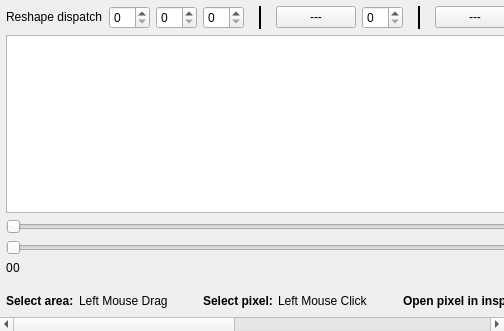
<?xml version="1.0" encoding="UTF-8"?>
<ui version="4.0">
 <class>RayHistoryViewerWidget</class>
 <widget class="QWidget" name="ray_history_viewer_widget_">
  <property name="sizePolicy">
   <sizepolicy hsizetype="Expanding" vsizetype="Expanding">
    <horstretch>0</horstretch>
    <verstretch>0</verstretch>
   </sizepolicy>
  </property>
  <layout class="QHBoxLayout" name="horizontal_layout_">
   <property name="leftMargin">
    <number>0</number>
   </property>
   <property name="topMargin">
    <number>0</number>
   </property>
   <property name="rightMargin">
    <number>0</number>
   </property>
   <property name="bottomMargin">
    <number>0</number>
   </property>
   <item>
    <widget class="QScrollArea" name="main_scroll_area_">
     <property name="frameShape">
      <enum>QFrame::NoFrame</enum>
     </property>
     <property name="widgetResizable">
      <bool>true</bool>
     </property>
     <widget class="QWidget" name="main_content_">
      <layout class="QVBoxLayout" name="rh_viewer_widget_vertical_layout_">
       <property name="leftMargin">
        <number>6</number>
       </property>
       <property name="topMargin">
        <number>6</number>
       </property>
       <property name="rightMargin">
        <number>0</number>
       </property>
       <property name="bottomMargin">
        <number>6</number>
       </property>
       <item>
        <layout class="QHBoxLayout">
         <property name="leftMargin">
          <number>0</number>
         </property>
         <property name="topMargin">
          <number>0</number>
         </property>
         <property name="rightMargin">
          <number>0</number>
         </property>
         <property name="bottomMargin">
          <number>0</number>
         </property>
         <item>
          <widget class="ScaledLabel" name="reshape_label_">
           <property name="sizePolicy">
            <sizepolicy hsizetype="Fixed" vsizetype="Fixed">
             <horstretch>0</horstretch>
             <verstretch>0</verstretch>
            </sizepolicy>
           </property>
           <property name="text">
            <string>Reshape dispatch</string>
           </property>
          </widget>
         </item>
         <item>
          <widget class="ScaledSpinBox" name="x_wrap_spin_box_">
           <property name="sizePolicy">
            <sizepolicy hsizetype="Fixed" vsizetype="Fixed">
             <horstretch>0</horstretch>
             <verstretch>0</verstretch>
            </sizepolicy>
           </property>
           <property name="font">
            <font>
             <weight>50</weight>
             <bold>false</bold>
            </font>
           </property>
          </widget>
         </item>
         <item>
          <widget class="ScaledSpinBox" name="y_wrap_spin_box_">
           <property name="sizePolicy">
            <sizepolicy hsizetype="Fixed" vsizetype="Fixed">
             <horstretch>0</horstretch>
             <verstretch>0</verstretch>
            </sizepolicy>
           </property>
           <property name="font">
            <font>
             <weight>50</weight>
             <bold>false</bold>
            </font>
           </property>
          </widget>
         </item>
         <item>
          <widget class="ScaledSpinBox" name="z_wrap_spin_box_">
           <property name="sizePolicy">
            <sizepolicy hsizetype="Fixed" vsizetype="Fixed">
             <horstretch>0</horstretch>
             <verstretch>0</verstretch>
            </sizepolicy>
           </property>
           <property name="font">
            <font>
             <weight>50</weight>
             <bold>false</bold>
            </font>
           </property>
          </widget>
         </item>
         <item>
          <widget class="QFrame" name="rh_viewer_line_separator_0_">
           <property name="geometry">
            <rect>
             <x>330</x>
             <y>110</y>
             <width>61</width>
             <height>91</height>
            </rect>
           </property>
           <property name="minimumSize">
            <size>
             <width>20</width>
             <height>0</height>
            </size>
           </property>
           <property name="frameShape">
            <enum>QFrame::VLine</enum>
           </property>
           <property name="frameShadow">
            <enum>QFrame::Plain</enum>
           </property>
           <property name="lineWidth">
            <number>2</number>
           </property>
          </widget>
         </item>
         <item>
          <widget class="ArrowIconComboBox" name="dispatch_plane_combo_box_">
           <property name="sizePolicy">
            <sizepolicy hsizetype="Minimum" vsizetype="Fixed">
             <horstretch>0</horstretch>
             <verstretch>0</verstretch>
            </sizepolicy>
           </property>
           <property name="text">
            <string>---</string>
           </property>
          </widget>
         </item>
         <item>
          <widget class="ScaledSpinBox" name="dispatch_plane_spin_box_">
           <property name="sizePolicy">
            <sizepolicy hsizetype="Fixed" vsizetype="Fixed">
             <horstretch>0</horstretch>
             <verstretch>0</verstretch>
            </sizepolicy>
           </property>
           <property name="font">
            <font>
             <weight>50</weight>
             <bold>false</bold>
            </font>
           </property>
          </widget>
         </item>
         <item>
          <widget class="QFrame" name="rh_viewer_line_separator_1_">
           <property name="geometry">
            <rect>
             <x>330</x>
             <y>110</y>
             <width>61</width>
             <height>91</height>
            </rect>
           </property>
           <property name="minimumSize">
            <size>
             <width>20</width>
             <height>0</height>
            </size>
           </property>
           <property name="frameShape">
            <enum>QFrame::VLine</enum>
           </property>
           <property name="frameShadow">
            <enum>QFrame::Plain</enum>
           </property>
           <property name="lineWidth">
            <number>2</number>
           </property>
          </widget>
         </item>
         <item>
          <widget class="ArrowIconComboBox" name="color_mode_combo_box_">
           <property name="sizePolicy">
            <sizepolicy hsizetype="Minimum" vsizetype="Fixed">
             <horstretch>0</horstretch>
             <verstretch>0</verstretch>
            </sizepolicy>
           </property>
           <property name="text">
            <string>---</string>
           </property>
          </widget>
         </item>
         <item>
          <spacer>
           <property name="orientation">
            <enum>Qt::Horizontal</enum>
           </property>
           <property name="sizeType">
            <enum>QSizePolicy::Expanding</enum>
           </property>
           <property name="sizeHint" stdset="0">
            <size>
             <width>20</width>
             <height>20</height>
            </size>
           </property>
          </spacer>
         </item>
         <item>
          <widget class="ArrowIconComboBox" name="heatmap_combo_box_">
           <property name="sizePolicy">
            <sizepolicy hsizetype="Minimum" vsizetype="Fixed">
             <horstretch>0</horstretch>
             <verstretch>0</verstretch>
            </sizepolicy>
           </property>
           <property name="text">
            <string>---</string>
           </property>
          </widget>
         </item>
         <item>
          <widget class="QPushButton" name="zoom_to_selection_button_">
           <property name="sizePolicy">
            <sizepolicy hsizetype="Fixed" vsizetype="Fixed">
             <horstretch>0</horstretch>
             <verstretch>0</verstretch>
            </sizepolicy>
           </property>
           <property name="toolTip">
            <string>Zoom to selection</string>
           </property>
           <property name="text">
            <string/>
           </property>
           <property name="iconSize">
            <size>
             <width>20</width>
             <height>20</height>
            </size>
           </property>
           <property name="flat">
            <bool>true</bool>
           </property>
          </widget>
         </item>
         <item>
          <widget class="QPushButton" name="zoom_reset_button_">
           <property name="sizePolicy">
            <sizepolicy hsizetype="Fixed" vsizetype="Fixed">
             <horstretch>0</horstretch>
             <verstretch>0</verstretch>
            </sizepolicy>
           </property>
           <property name="toolTip">
            <string>Reset zoom</string>
           </property>
           <property name="text">
            <string/>
           </property>
           <property name="iconSize">
            <size>
             <width>20</width>
             <height>20</height>
            </size>
           </property>
           <property name="flat">
            <bool>true</bool>
           </property>
          </widget>
         </item>
         <item>
          <widget class="QPushButton" name="zoom_in_button_">
           <property name="sizePolicy">
            <sizepolicy hsizetype="Fixed" vsizetype="Fixed">
             <horstretch>0</horstretch>
             <verstretch>0</verstretch>
            </sizepolicy>
           </property>
           <property name="toolTip">
            <string>Zoom in</string>
           </property>
           <property name="text">
            <string/>
           </property>
           <property name="iconSize">
            <size>
             <width>20</width>
             <height>20</height>
            </size>
           </property>
           <property name="flat">
            <bool>true</bool>
           </property>
          </widget>
         </item>
         <item>
          <widget class="QPushButton" name="zoom_out_button_">
           <property name="sizePolicy">
            <sizepolicy hsizetype="Fixed" vsizetype="Fixed">
             <horstretch>0</horstretch>
             <verstretch>0</verstretch>
            </sizepolicy>
           </property>
           <property name="toolTip">
            <string>Zoom out</string>
           </property>
           <property name="text">
            <string/>
           </property>
           <property name="iconSize">
            <size>
             <width>20</width>
             <height>20</height>
            </size>
           </property>
           <property name="flat">
            <bool>true</bool>
           </property>
          </widget>
         </item>
        </layout>
       </item>
       <item>
        <widget class="RayHistoryGraphicsView" name="ray_graphics_view_">
         <property name="sizePolicy">
          <sizepolicy hsizetype="Expanding" vsizetype="Expanding">
           <horstretch>0</horstretch>
           <verstretch>0</verstretch>
          </sizepolicy>
         </property>
         <property name="alignment">
          <set>Qt::AlignCenter</set>
         </property>
        </widget>
       </item>
       <item>
        <widget class="DoubleSliderHeatmapWidget" name="rh_traversal_counter_slider_">
         <property name="sizePolicy">
          <sizepolicy hsizetype="Minimum" vsizetype="Fixed">
           <horstretch>0</horstretch>
           <verstretch>0</verstretch>
          </sizepolicy>
         </property>
         <property name="minimum">
          <number>1</number>
         </property>
         <property name="maximum">
          <number>1000</number>
         </property>
         <property name="orientation">
          <enum>Qt::Horizontal</enum>
         </property>
        </widget>
       </item>
       <item>
        <widget class="QSlider" name="content_ray_index_">
         <property name="sizePolicy">
          <sizepolicy hsizetype="Minimum" vsizetype="Fixed">
           <horstretch>0</horstretch>
           <verstretch>0</verstretch>
          </sizepolicy>
         </property>
         <property name="minimum">
          <number>0</number>
         </property>
         <property name="maximum">
          <number>1</number>
         </property>
         <property name="orientation">
          <enum>Qt::Horizontal</enum>
         </property>
         <property name="invertedAppearance">
          <bool>false</bool>
         </property>
         <property name="invertedControls">
          <bool>false</bool>
         </property>
         <property name="cursor">
          <cursorShape>PointingHandCursor</cursorShape>
         </property>
        </widget>
       </item>
       <item>
        <layout class="QHBoxLayout" name="horizontal_layout_3_">
         <property name="spacing">
          <number>0</number>
         </property>
         <property name="leftMargin">
          <number>0</number>
         </property>
         <property name="topMargin">
          <number>0</number>
         </property>
         <property name="rightMargin">
          <number>0</number>
         </property>
         <property name="bottomMargin">
          <number>0</number>
         </property>
         <item>
          <widget class="ScaledLabel" name="rh_traversal_min_value_">
           <property name="sizePolicy">
            <sizepolicy hsizetype="Fixed" vsizetype="Fixed">
             <horstretch>0</horstretch>
             <verstretch>0</verstretch>
            </sizepolicy>
           </property>
           <property name="text">
            <string>0</string>
           </property>
          </widget>
         </item>
         <item>
          <widget class="ScaledLabel" name="rh_traversal_ray_index_value_">
           <property name="sizePolicy">
            <sizepolicy hsizetype="Fixed" vsizetype="Fixed">
             <horstretch>0</horstretch>
             <verstretch>0</verstretch>
            </sizepolicy>
           </property>
           <property name="text">
            <string>0</string>
           </property>
          </widget>
         </item>
         <item>
          <spacer name="horizontal_spacer_slider_info_">
           <property name="orientation">
            <enum>Qt::Horizontal</enum>
           </property>
           <property name="sizeType">
            <enum>QSizePolicy::Expanding</enum>
           </property>
           <property name="sizeHint" stdset="0">
            <size>
             <width>5</width>
             <height>10</height>
            </size>
           </property>
          </spacer>
         </item>
         <item>
          <widget class="ScaledLabel" name="rh_traversal_max_value_">
           <property name="sizePolicy">
            <sizepolicy hsizetype="Fixed" vsizetype="Fixed">
             <horstretch>0</horstretch>
             <verstretch>0</verstretch>
            </sizepolicy>
           </property>
           <property name="text">
            <string>0</string>
           </property>
          </widget>
         </item>
        </layout>
       </item>
       <item>
        <spacer>
         <property name="orientation">
          <enum>Qt::Vertical</enum>
         </property>
         <property name="sizeType">
          <enum>QSizePolicy::Minimum</enum>
         </property>
         <property name="sizeHint" stdset="0">
          <size>
           <width>5</width>
           <height>10</height>
          </size>
         </property>
        </spacer>
       </item>
       <item>
        <layout class="QHBoxLayout">
         <property name="spacing">
          <number>5</number>
         </property>
         <property name="leftMargin">
          <number>0</number>
         </property>
         <property name="topMargin">
          <number>0</number>
         </property>
         <property name="rightMargin">
          <number>0</number>
         </property>
         <property name="bottomMargin">
          <number>0</number>
         </property>
         <item>
          <widget class="ScaledLabel" name="label_legend_left_mouse_drag_">
           <property name="sizePolicy">
            <sizepolicy hsizetype="Minimum" vsizetype="Fixed">
             <horstretch>0</horstretch>
             <verstretch>0</verstretch>
            </sizepolicy>
           </property>
           <property name="font">
            <font>
             <weight>75</weight>
             <bold>true</bold>
             <underline>false</underline>
             <stylestrategy>PreferAntialias</stylestrategy>
            </font>
           </property>
           <property name="text">
            <string>Select area:</string>
           </property>
          </widget>
         </item>
         <item>
          <widget class="ScaledLabel" name="label_legend_left_mouse_drag_operation_">
           <property name="sizePolicy">
            <sizepolicy hsizetype="Minimum" vsizetype="Fixed">
             <horstretch>0</horstretch>
             <verstretch>0</verstretch>
            </sizepolicy>
           </property>
           <property name="font">
            <font>
             <weight>25</weight>
             <bold>false</bold>
             <underline>false</underline>
             <stylestrategy>PreferAntialias</stylestrategy>
            </font>
           </property>
           <property name="text">
            <string>Left Mouse Drag</string>
           </property>
          </widget>
         </item>
         <item>
          <spacer name="horizontal_spacer_legend_1_">
           <property name="orientation">
            <enum>Qt::Horizontal</enum>
           </property>
           <property name="sizeType">
            <enum>QSizePolicy::Fixed</enum>
           </property>
           <property name="sizeHint" stdset="0">
            <size>
             <width>30</width>
             <height>20</height>
            </size>
           </property>
          </spacer>
         </item>
         <item>
          <widget class="ScaledLabel" name="label_legend_left_mouse_">
           <property name="sizePolicy">
            <sizepolicy hsizetype="Minimum" vsizetype="Fixed">
             <horstretch>0</horstretch>
             <verstretch>0</verstretch>
            </sizepolicy>
           </property>
           <property name="font">
            <font>
             <weight>75</weight>
             <bold>true</bold>
             <underline>false</underline>
             <stylestrategy>PreferAntialias</stylestrategy>
            </font>
           </property>
           <property name="text">
            <string>Select pixel:</string>
           </property>
          </widget>
         </item>
         <item>
          <widget class="ScaledLabel" name="label_legend_left_mouse_operation_">
           <property name="sizePolicy">
            <sizepolicy hsizetype="Minimum" vsizetype="Fixed">
             <horstretch>0</horstretch>
             <verstretch>0</verstretch>
            </sizepolicy>
           </property>
           <property name="font">
            <font>
             <weight>25</weight>
             <bold>false</bold>
             <underline>false</underline>
             <stylestrategy>PreferAntialias</stylestrategy>
            </font>
           </property>
           <property name="text">
            <string>Left Mouse Click</string>
           </property>
          </widget>
         </item>
         <item>
          <spacer name="horizontal_spacer_legend_2_">
           <property name="orientation">
            <enum>Qt::Horizontal</enum>
           </property>
           <property name="sizeType">
            <enum>QSizePolicy::Fixed</enum>
           </property>
           <property name="sizeHint" stdset="0">
            <size>
             <width>30</width>
             <height>20</height>
            </size>
           </property>
          </spacer>
         </item>
         <item>
          <widget class="ScaledLabel" name="label_legend_left_mouse_double_">
           <property name="sizePolicy">
            <sizepolicy hsizetype="Minimum" vsizetype="Fixed">
             <horstretch>0</horstretch>
             <verstretch>0</verstretch>
            </sizepolicy>
           </property>
           <property name="font">
            <font>
             <weight>75</weight>
             <bold>true</bold>
             <underline>false</underline>
             <stylestrategy>PreferAntialias</stylestrategy>
            </font>
           </property>
           <property name="text">
            <string>Open pixel in inspector:</string>
           </property>
          </widget>
         </item>
         <item>
          <widget class="ScaledLabel" name="label_legend_left_mouse_double_operation_">
           <property name="sizePolicy">
            <sizepolicy hsizetype="Minimum" vsizetype="Fixed">
             <horstretch>0</horstretch>
             <verstretch>0</verstretch>
            </sizepolicy>
           </property>
           <property name="font">
            <font>
             <weight>25</weight>
             <bold>false</bold>
             <underline>false</underline>
             <stylestrategy>PreferAntialias</stylestrategy>
            </font>
           </property>
           <property name="text">
            <string>Left Mouse Double</string>
           </property>
          </widget>
         </item>
         <item>
          <spacer name="horizontal_spacer_legend_3_">
           <property name="orientation">
            <enum>Qt::Horizontal</enum>
           </property>
           <property name="sizeType">
            <enum>QSizePolicy::Fixed</enum>
           </property>
           <property name="sizeHint" stdset="0">
            <size>
             <width>30</width>
             <height>20</height>
            </size>
           </property>
          </spacer>
         </item>
         <item>
          <widget class="ScaledLabel" name="label_legend_middle_mouse_drag_">
           <property name="sizePolicy">
            <sizepolicy hsizetype="Minimum" vsizetype="Fixed">
             <horstretch>0</horstretch>
             <verstretch>0</verstretch>
            </sizepolicy>
           </property>
           <property name="font">
            <font>
             <weight>75</weight>
             <bold>true</bold>
             <underline>false</underline>
             <stylestrategy>PreferAntialias</stylestrategy>
            </font>
           </property>
           <property name="text">
            <string>Pan:</string>
           </property>
          </widget>
         </item>
         <item>
          <widget class="ScaledLabel" name="label_legend_middle_mouse_drag_operation_">
           <property name="sizePolicy">
            <sizepolicy hsizetype="Minimum" vsizetype="Fixed">
             <horstretch>0</horstretch>
             <verstretch>0</verstretch>
            </sizepolicy>
           </property>
           <property name="font">
            <font>
             <weight>25</weight>
             <bold>false</bold>
             <underline>false</underline>
             <stylestrategy>PreferAntialias</stylestrategy>
            </font>
           </property>
           <property name="text">
            <string>Middle Mouse Drag</string>
           </property>
          </widget>
         </item>
         <item>
          <spacer name="horizontal_spacer_legend_4_">
           <property name="orientation">
            <enum>Qt::Horizontal</enum>
           </property>
           <property name="sizeType">
            <enum>QSizePolicy::Fixed</enum>
           </property>
           <property name="sizeHint" stdset="0">
            <size>
             <width>30</width>
             <height>20</height>
            </size>
           </property>
          </spacer>
         </item>
         <item>
          <widget class="ScaledLabel" name="label_legend_right_mouse_">
           <property name="sizePolicy">
            <sizepolicy hsizetype="Minimum" vsizetype="Fixed">
             <horstretch>0</horstretch>
             <verstretch>0</verstretch>
            </sizepolicy>
           </property>
           <property name="font">
            <font>
             <weight>75</weight>
             <bold>true</bold>
             <underline>false</underline>
             <stylestrategy>PreferAntialias</stylestrategy>
            </font>
           </property>
           <property name="text">
            <string>Reset selection:</string>
           </property>
          </widget>
         </item>
         <item>
          <widget class="ScaledLabel" name="label_legend_right_mouse_operation_">
           <property name="sizePolicy">
            <sizepolicy hsizetype="Minimum" vsizetype="Fixed">
             <horstretch>0</horstretch>
             <verstretch>0</verstretch>
            </sizepolicy>
           </property>
           <property name="font">
            <font>
             <weight>25</weight>
             <bold>false</bold>
             <underline>false</underline>
             <stylestrategy>PreferAntialias</stylestrategy>
            </font>
           </property>
           <property name="text">
            <string>Right Mouse Click</string>
           </property>
          </widget>
         </item>
         <item>
          <spacer name="horizontal_spacer_legend_5_">
           <property name="orientation">
            <enum>Qt::Horizontal</enum>
           </property>
           <property name="sizeType">
            <enum>QSizePolicy::Fixed</enum>
           </property>
           <property name="sizeHint" stdset="0">
            <size>
             <width>30</width>
             <height>20</height>
            </size>
           </property>
          </spacer>
         </item>
         <item>
          <spacer>
           <property name="orientation">
            <enum>Qt::Horizontal</enum>
           </property>
           <property name="sizeType">
            <enum>QSizePolicy::Expanding</enum>
           </property>
           <property name="sizeHint" stdset="0">
            <size>
             <width>20</width>
             <height>20</height>
            </size>
           </property>
          </spacer>
         </item>
         <item>
          <widget class="ScaledLabel" name="pixel_coordinate_">
           <property name="sizePolicy">
            <sizepolicy hsizetype="Fixed" vsizetype="Fixed">
             <horstretch>0</horstretch>
             <verstretch>0</verstretch>
            </sizepolicy>
           </property>
           <property name="text">
            <string></string>
           </property>
          </widget>
         </item>
        </layout>
       </item>
      </layout>
     </widget>
    </widget>
   </item>
  </layout>
 </widget>
 <customwidgets>
  <customwidget>
   <class>ScaledLabel</class>
   <extends>QLabel</extends>
   <header>qt_common/custom_widgets/scaled_label.h</header>
  </customwidget>
  <customwidget>
   <class>ScaledSpinBox</class>
   <extends>QSpinBox</extends>
   <header>qt_common/custom_widgets/scaled_spin_box.h</header>
  </customwidget>
  <customwidget>
   <class>ArrowIconComboBox</class>
   <extends>QPushButton</extends>
   <header>qt_common/custom_widgets/arrow_icon_combo_box.h</header>
   <container>1</container>
  </customwidget>
  <customwidget>
   <class>RayHistoryGraphicsView</class>
   <extends>QGraphicsView</extends>
   <header>views/custom_widgets/ray_history_graphics_view.h</header>
  </customwidget>
  <customwidget>
   <class>DoubleSliderHeatmapWidget</class>
   <extends>QSlider</extends>
   <header>views/custom_widgets/double_slider_heatmap_widget.h</header>
  </customwidget>
 </customwidgets>
 <resources>
  <include location="resources.qrc"/>
 </resources>
 <connections/>
</ui>
